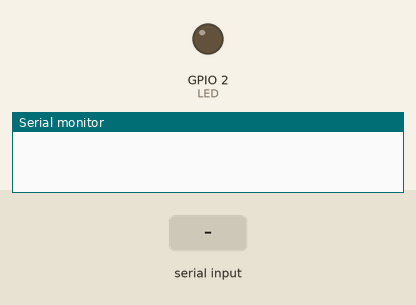
Simulated run of this program. Board: ESP32. On the bench: output pins drawn as LEDs (lit = HIGH), the last lines printed to the serial monitor. Dashed ring = blinking. Inputs (shaded band) come from the test bench.

Above: at 1.2 s.
1.3 s: "a" received over Serial
At 1.7 s:
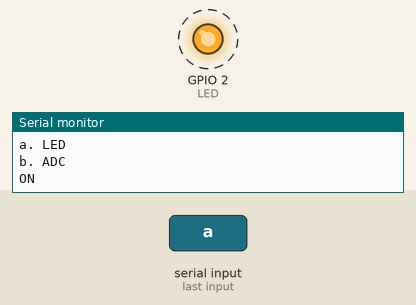
Timing chart, 0 to 11.8 s (numbered marks = the images above; inputs shaded):
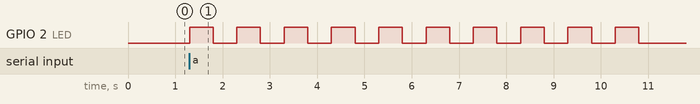

Measured:
- after the input at 1.3 s, GPIO 2 (LED): alternates HIGH for 0.50 s and LOW for 0.50 s, starting at once

The program:

main.cpp
```cpp
#include <Arduino.h>
#include <ArduinoJson.h>
int pin_DAC=25;
int pin_ADC=34;
int LED=2;


//DECLARO VARIABLES GLOBALS
//Declaro els pins amb un nom per a que s'entengui bé el codi;


void led(){
  for(int i=0;i<10;i++){
    digitalWrite(LED,HIGH);
    Serial.println("ON");
    delay(500);
    digitalWrite(LED,LOW);
    Serial.println("OFF");
    delay(500);
  }
}

void adc_dac(){

  int valor=0;

      for (int cont= 0; cont < 256; cont++){
        dacWrite(pin_DAC, cont);
        delay(50);
        valor = analogRead(pin_ADC);
        valor = map(valor, 0, 4096, 0, 255); // EL MAXIM QUE OBTINDRE AL LLEGIR SERA 4096 (2^12), AIXÍ QUE ARA EL 4096 SERÀ 255;
        Serial.println("VALOR:");
        Serial.println(valor);
        delay(100);
      }

}


void coments(){
    Serial.println("a. LED");
    Serial.println("b. ADC");
}

void eleccio(){
  char a;
  int b=0;
  if (Serial.available()){
    if(b==0){
      coments();
      a=Serial.read();
      }
    //coments();
    if(a=='a'){
      b=1;
      led();
      coments();
      a=Serial.read();
    }
    else if(a=='b'){
      b=1;
      adc_dac();
      coments();
      a=Serial.read();

    }
  }
}

void setup() {
  Serial.begin(9600);
  pinMode(LED,OUTPUT);
  analogReadResolution(12); // NO CAL JA QUE VE PER DEFECTE
}

void loop() {
  delay(100);
  eleccio();
}
```
